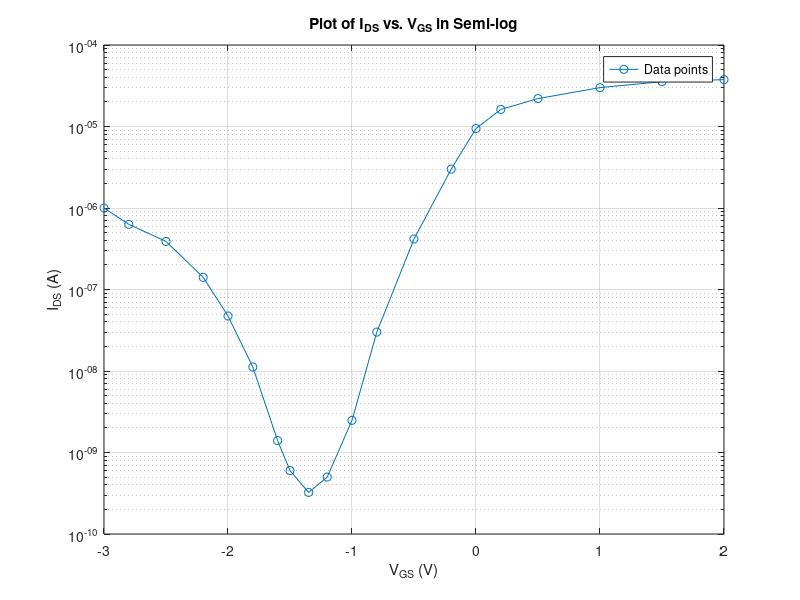
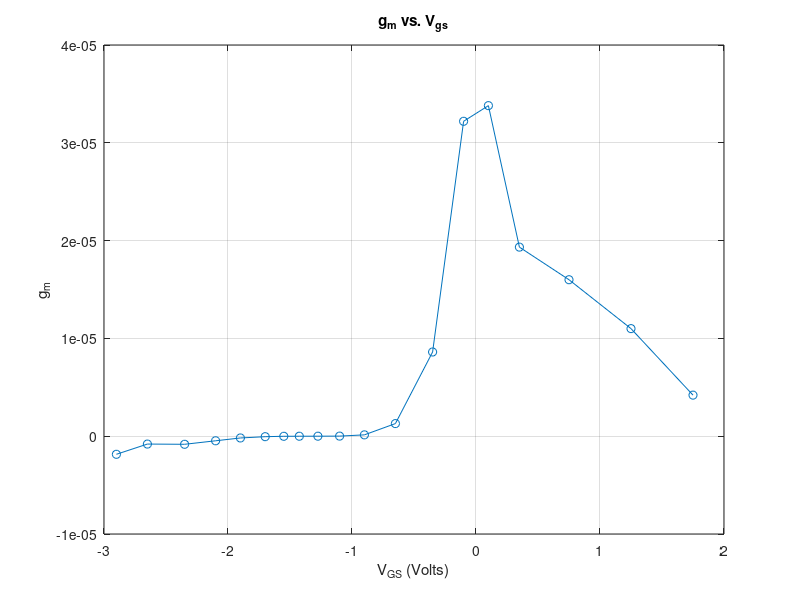
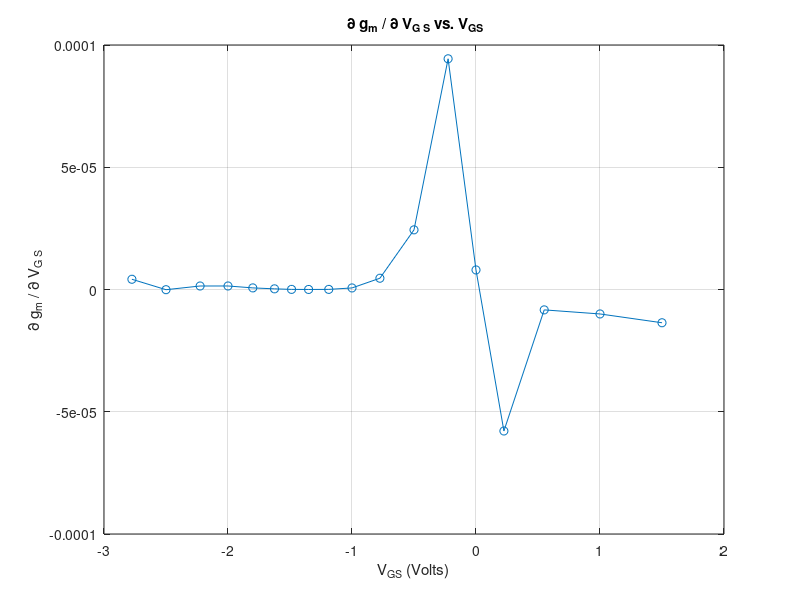

The MATLAB source for these figures, in order:
close all;
clear all;
vgs=[-3 -2.8 -2.5 -2.2 -2 -1.8 -1.6 -1.5 -1.35 -1.2 -1 -0.8 -0.5 -0.2 0 0.2 0.5 1 1.5 2];
ids=[1e-6 6.3e-7 3.89e-7 1.41e-7 4.73e-8 1.12e-8 1.4e-9 6e-10 3.24e-10 5e-10 2.48e-9 3e-8 4.17e-7 3e-6 9.44e-6 1.62e-5 2.2e-5 3e-5 3.55e-5 3.76e-5];

% Number of data points
n = length(vgs);

% Preallocate arrays for slopes and derivatives
slopes = zeros(1, n-1);
first_derivative = zeros(1, n-1);
%second_derivative = zeros(1, n-2);
figure;

% Plot data using semilogy for a logarithmic scale on y-axis
semilogy(vgs, ids, 'o-'); % Scatter plot with circles marking the data points and lines connecting them

% Calculate slopes (m) of each segment
for a = 1:n-1
    slopes(a) = (ids(a+1) - ids(a)) / (vgs(a+1) - vgs(a));
end

Gm=slopes;
new_vgs=vgs(1:end-1) + diff(vgs)/2;
for i = 1:length(Gm)-1
    slopes_gm(i) = (Gm(i+1) - Gm(i)) / (new_vgs(i+1) - new_vgs(i));
end
newnew_vgs=new_vgs(1:end-1) + diff(new_vgs)/2;
% Calculate and display equations of lines between points
line_equations = cell(length(Gm)-1, 1);
for i = 1:length(Gm)-1
    % Calculate the y-intercept (b = y - mx)
    b = Gm(i) - slopes_gm(i) * new_vgs(i);

    Vout(i)=slopes_gm(i)*vgs(i+1)+b
    
    % Create equation string for each segment
    line_equations{i} = sprintf('y = %.3e*x + %.3e', slopes(i), b);
end

for l=1:length(Vout)
    ratio_squared(l) = (ids(l+1)/Vout(l));
end


% Enhance the plot
xlabel('V_{GS} (V)'); % x-axis label
ylabel('I_{DS} (A)'); % y-axis label
title('Plot of I_{DS} vs. V_{GS} in Semi-log'); % Title of the plot
grid on; % Enable grid
legend('Data points connected', 'Location', 'best'); % Add legend
legend('Data points', 'Interpolated Curve', 'Location', 'best'); % Add legend

% Plot the first derivative (constant over each segment)
figure;
plot(vgs(1:end-1) + diff(vgs)/2, slopes, 'o-');
xlabel('V_{GS} (Volts)');
ylabel('g_m');
title('g_m vs. V_{gs}');
grid on;

% Plotting (ids/output)^2 vs V_{GS}
figure;
plot(newnew_vgs, slopes_gm,'o-');
%plot(vgs(2:19), ratio_squared, 'o-');
xlabel('V_{GS} (Volts)');
ylabel('\partial g_m / \partial V_{G S}');
title(' \partial g_m / \partial V_{G S} vs. V_{GS}');
grid on;

% Hold off the plot modifications
hold off;